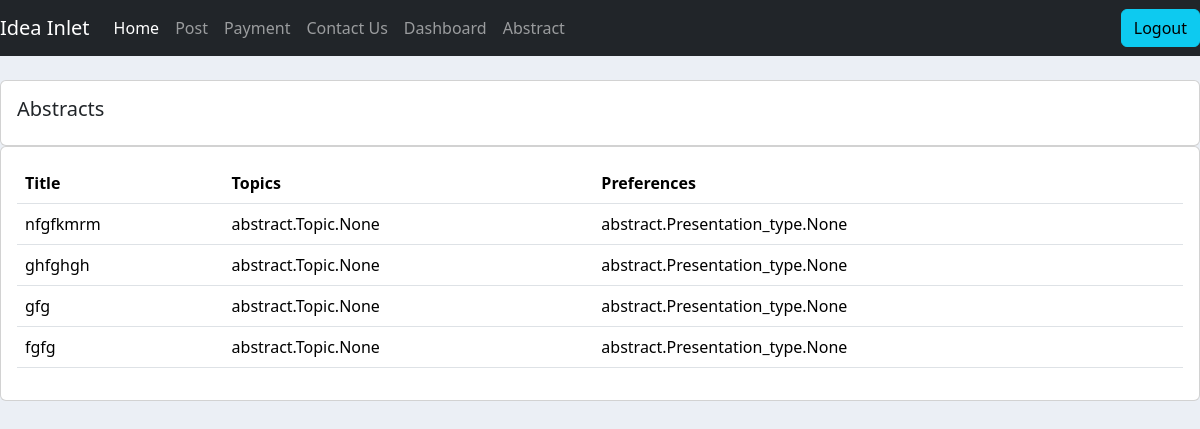
Page /abstract/ (signed in) on the committed database.
### abstract/models.py (models this page shows, shortened)
class Abstract(models.Model):
    STATUS = (
        ("Pending", "Pending"),
        ("Under Review", "Under Review"),
        ("Accepted", "Accepted"),
        ("Rejected.", "Rejected"),
    )
    title = models.CharField(max_length=200, null=True)
    abstract_body = models.TextField(max_length=600, null=True)
    keywords = models.CharField(max_length=300, null=True)
    author_name = models.CharField(max_length=200, null=True)
    author_email = models.EmailField(max_length=200, null=True)
    author_affiliation = models.CharField(max_length=200, null=True)
    presenter_name = models.CharField(max_length=200, null=True)
    presenter_email = models.EmailField(max_length=200, null=True)
    date_created = models.DateField(auto_now_add=True, null=True)
    date_updated = models.DateField(auto_now=True, null=True)
    upload = models.FileField(upload_to="uploads/%Y/%m/%d/", blank=True)
    status = models.CharField(max_length=50, choices=STATUS, default='Pending')
    topics = models.ManyToManyField(Topic)
    presentation_preference = models.ManyToManyField(Presentation_type)
    event = models.ForeignKey(Event, null=True, on_delete=models.SET_NULL)
    author = models.ForeignKey(Author, null=True, on_delete=models.SET_NULL)
    editors = models.ManyToManyField(Group, related_name='assigned_abstracts', blank=True)

### abstract/decorators.py (the view)
        def wrapper_func(request, *args, **kwargs):
            group = None
            if request.user.groups.exists():
                group = request.user.groups.all()[0].name
            if group in allowed_roles:
                return  view_func(request, *args, **kwargs)
            else:
                return render(request, 'abstract/authorize.html')

### abstract/views.py (called while the page is built)
@login_required(login_url='login')
@allowed_users(allowed_roles=['editor', 'reviewer'])
def abstract(request):
    abstracts = Abstract.objects.all()
    context = {'abstracts': abstracts}
    return render(request, 'abstract/abstract.html', context)

### abstract/templates/abstract/abstract.html
{%  extends 'abstract/main.html' %}
{% block content %}
		<br>
		<div class="row">
			<div class="col-md">
				<div class="card card-body">
					<h5>Abstracts</h5>
				</div>
				<div class="card card-body">
					<table class="table">
						<tr>
							<th>Title</th>
							<th>Topics</th>
							<th>Preferences</th>
						</tr>
						{% for abstract in abstracts %}
							<tr>
								<td>{{ abstract.title }}</td>
								<td>{{ abstract.topics }}</td>
								<td>{{ abstract.presentation_preference }}</td>
							</tr>
						{% endfor %}
					</table>
				</div>
			</div>
		</div>
{% endblock content %}

### abstract/static/css/main.css (style rules this page uses)
body { background-color: #ebeff5; }

### rows in the picture
Abstract: title "nfgfkmrm", topics "abstract.Topic.None", presentation_preference "abstract.Presentation_type.None"
Abstract: title "ghfghgh", topics "abstract.Topic.None", presentation_preference "abstract.Presentation_type.None"
Abstract: title "gfg", topics "abstract.Topic.None", presentation_preference "abstract.Presentation_type.None"
Abstract: title "fgfg", topics "abstract.Topic.None", presentation_preference "abstract.Presentation_type.None"
